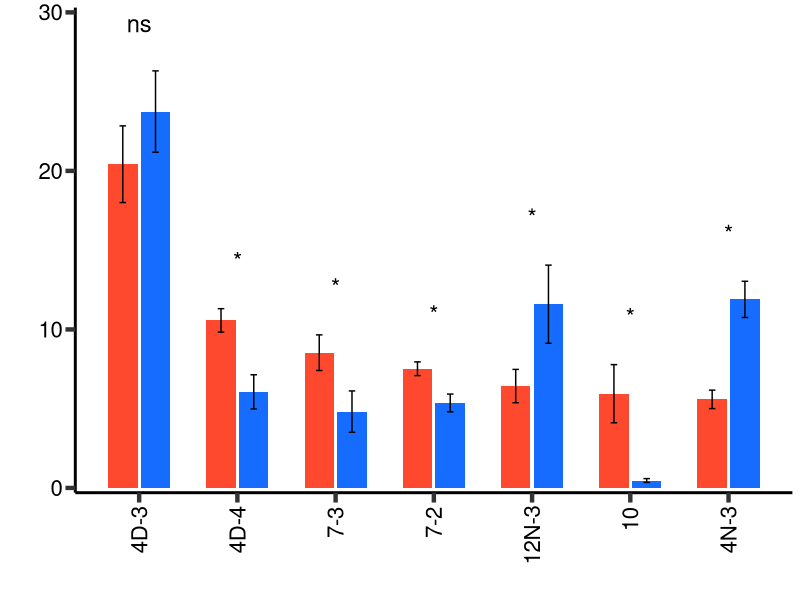

Write R code to recreate this figure. (Note: this script raises an error after producing the figure.)
#!/usr/bin/env Rscript
##############################################################################
##                           SetUP                                          ##
##############################################################################
#Title: IL2-IL15 Treg dependent: V segments
#Description: 
#Installing and loading required packages
if(!require(stringr))
{install.packages("stringr")
}
library(stringr)
if(!require(ggplot2))
{install.packages("ggplot2")
}
library(ggplot2)
if(!require(matrixStats))
{install.packages("matrixStats")
}
library(matrixStats)
#################################
setwd(dirname(rstudioapi::getActiveDocumentContext()$path))
#READ file:
IL2_dependent <- read.table("IL2_dependent.txt", sep ="\t", header = TRUE, comment="", quote="")
IL15_dependent <- read.table("IL15_dependent.txt", sep ="\t", header = TRUE, comment="", quote="")
IL2_independent <- read.table("IL2_independent.txt", sep ="\t", header = TRUE, comment="", quote="")
IL15_independent <- read.table("IL15_independent.txt", sep ="\t", header = TRUE, comment="", quote="")
V_segments <- read.csv(file = "VAsegments.txt", sep = "\t")

###############################################################################
##                          Process Data                                     ##
###############################################################################
###### TRAV present in all samples

#Sums WT
sum_counts_WT <- matrix(data=NA, ncol=2, nrow = 4)
sum_counts_WT[,1] <- c("WT1", "WT2", "WT3", "WT4")
j=1
for (i in 5:8) {
sum_counts_WT[j,2] <- c(sum(IL2_dependent[,i])+sum(IL2_independent[,i]))
j=j+1
}
colnames(sum_counts_WT) <- c("replicate", "counts")
sum_counts_WT <- as.data.frame(sum_counts_WT)
sum_counts_WT[,1] <- as.character(sum_counts_WT[,1])
sum_counts_WT[,2] <- as.numeric(as.character(sum_counts_WT[,2]))
###############
#     IL2     #
###############
#IL2 dep
condition= IL2_dependent
tmp <- condition
tmp_1 <- as.data.frame(tmp[,c(2,5)])
tmp_1 <- aggregate(WT_1 ~ v, data=tmp_1, sum)
tmp_1[,2] <- (tmp_1[,2]/sum(tmp_1[,2]))*100
tmp_2 <- as.data.frame(tmp[,c(2,6)])
tmp_2 <- aggregate(WT_2 ~ v, data=tmp_2, sum)
tmp_2[,2] <- (tmp_2[,2]/sum(tmp_2[,2]))*100
tmp_3 <- as.data.frame(tmp[,c(2,7)])
tmp_3 <- aggregate(WT_4 ~ v, data=tmp_3, sum)
tmp_3[,2] <- (tmp_3[,2]/sum(tmp_3[,2]))*100
tmp_4 <- as.data.frame(tmp[,c(2,8)])
tmp_4 <- aggregate(WT_8 ~ v, data=tmp_4, sum)
tmp_4[,2] <- (tmp_4[,2]/sum(tmp_4[,2]))*100
Data_IL2_dependent <- cbind(tmp_1, tmp_2[,2], tmp_3[,2], tmp_4[,2])
colnames(Data_IL2_dependent) <- c("V","WT1", "WT2", "WT3", "WT4")

#IL2 indep
condition= IL2_independent
tmp <- condition
tmp_1 <- as.data.frame(tmp[,c(2,5)])
tmp_1 <- aggregate(WT_1 ~ v, data=tmp_1, sum)
tmp_1[,2] <- (tmp_1[,2]/sum(tmp_1[,2]))*100
tmp_2 <- as.data.frame(tmp[,c(2,6)])
tmp_2 <- aggregate(WT_2 ~ v, data=tmp_2, sum)
tmp_2[,2] <- (tmp_2[,2]/sum(tmp_2[,2]))*100
tmp_3 <- as.data.frame(tmp[,c(2,7)])
tmp_3 <- aggregate(WT_4 ~ v, data=tmp_3, sum)
tmp_3[,2] <- (tmp_3[,2]/sum(tmp_3[,2]))*100
tmp_4 <- as.data.frame(tmp[,c(2,8)])
tmp_4 <- aggregate(WT_8 ~ v, data=tmp_4, sum)
tmp_4[,2] <- (tmp_4[,2]/sum(tmp_4[,2]))*100
Data_IL2_independent <- cbind(tmp_1, tmp_2[,2], tmp_3[,2], tmp_4[,2])
colnames(Data_IL2_independent) <- c("V","WT1", "WT2", "WT3", "WT4")

###############
#     IL15     #
###############
#IL15 dep
condition= IL15_dependent
tmp <- condition
tmp_1 <- as.data.frame(tmp[,c(2,5)])
tmp_1 <- aggregate(WT_1 ~ v, data=tmp_1, sum)
tmp_1[,2] <- (tmp_1[,2]/sum(tmp_1[,2]))*100
tmp_2 <- as.data.frame(tmp[,c(2,6)])
tmp_2 <- aggregate(WT_2 ~ v, data=tmp_2, sum)
tmp_2[,2] <- (tmp_2[,2]/sum(tmp_2[,2]))*100
tmp_3 <- as.data.frame(tmp[,c(2,7)])
tmp_3 <- aggregate(WT_4 ~ v, data=tmp_3, sum)
tmp_3[,2] <- (tmp_3[,2]/sum(tmp_3[,2]))*100
tmp_4 <- as.data.frame(tmp[,c(2,8)])
tmp_4 <- aggregate(WT_8 ~ v, data=tmp_4, sum)
tmp_4[,2] <- (tmp_4[,2]/sum(tmp_4[,2]))*100
Data_IL15_dependent <- cbind(tmp_1, tmp_2[,2], tmp_3[,2], tmp_4[,2])
colnames(Data_IL15_dependent) <- c("V","WT1", "WT2", "WT3", "WT4")

#IL15 indep
condition= IL15_independent
tmp <- condition
tmp_1 <- as.data.frame(tmp[,c(2,5)])
tmp_1 <- aggregate(WT_1 ~ v, data=tmp_1, sum)
tmp_1[,2] <- (tmp_1[,2]/sum(tmp_1[,2]))*100
tmp_2 <- as.data.frame(tmp[,c(2,6)])
tmp_2 <- aggregate(WT_2 ~ v, data=tmp_2, sum)
tmp_2[,2] <- (tmp_2[,2]/sum(tmp_2[,2]))*100
tmp_3 <- as.data.frame(tmp[,c(2,7)])
tmp_3 <- aggregate(WT_4 ~ v, data=tmp_3, sum)
tmp_3[,2] <- (tmp_3[,2]/sum(tmp_3[,2]))*100
tmp_4 <- as.data.frame(tmp[,c(2,8)])
tmp_4 <- aggregate(WT_8 ~ v, data=tmp_4, sum)
tmp_4[,2] <- (tmp_4[,2]/sum(tmp_4[,2]))*100
Data_IL15_independent <- cbind(tmp_1, tmp_2[,2], tmp_3[,2], tmp_4[,2])
colnames(Data_IL15_independent) <- c("V","WT1", "WT2", "WT3", "WT4")

###############
# Mean and SD #
###############
Data_IL2_dependent$mean <- rowMeans(Data_IL2_dependent[,2:5])
Data_IL2_independent$mean <- rowMeans(Data_IL2_independent[,2:5])
Data_IL15_dependent$mean <- rowMeans(Data_IL15_dependent[,2:5])
Data_IL15_independent$mean <- rowMeans(Data_IL15_independent[,2:5])
#
Data_IL2_dependent$SD <- rowSds(as.matrix(Data_IL2_dependent[,2:5]))
Data_IL2_independent$SD <- rowSds(as.matrix(Data_IL2_independent[,2:5]))
Data_IL15_dependent$SD <- rowSds(as.matrix(Data_IL15_dependent[,2:5]))
Data_IL15_independent$SD <- rowSds(as.matrix(Data_IL15_independent[,2:5]))




################################
# Complete the tables and order#
################################
#######
# IL2 #
#######
tmp_1 <- setdiff(Data_IL2_dependent[,1], Data_IL2_independent[,1]) 
tmp_2 <- matrix(data = 0, ncol = ncol(Data_IL2_dependent) , nrow= length(tmp_1))
tmp_2[,1] <- tmp_1
colnames(tmp_2) <- colnames(Data_IL2_dependent)
Data_IL2_independent <- rbind(Data_IL2_independent, tmp_2)
Data_IL2_independent[,1] <- as.character(Data_IL2_independent[,1])
Data_IL2_independent <- Data_IL2_independent[order(Data_IL2_independent[,1]), ]
#
tmp_1 <- setdiff(Data_IL2_independent[,1], Data_IL2_dependent[,1]) 
tmp_2 <- matrix(data = 0, ncol = ncol(Data_IL2_independent) , nrow= length(tmp_1))
tmp_2[,1] <- tmp_1
colnames(tmp_2) <- colnames(Data_IL2_independent)
Data_IL2_dependent <- rbind(Data_IL2_dependent, tmp_2)
Data_IL2_dependent[,1] <- as.character(Data_IL2_dependent[,1])
Data_IL2_dependent <- Data_IL2_dependent[order(Data_IL2_dependent[,1]), ]
for(i in 2:7){Data_IL2_dependent[,i] <- as.numeric(Data_IL2_dependent[,i])}
for(i in 2:7){Data_IL2_independent[,i] <- as.numeric(Data_IL2_independent[,i])}
#Order by Independent
Data_IL2_independent <- Data_IL2_independent[order(Data_IL2_independent[,6], decreasing = TRUE ), ]
rownames(Data_IL2_dependent) <- NULL
rownames(Data_IL2_independent) <- NULL
index <- match(Data_IL2_independent[,1], Data_IL2_dependent[,1], nomatch = 0)
Data_IL2_dependent <- Data_IL2_dependent[index,]
rownames(Data_IL2_dependent) <- NULL



########
# IL15 #
########
tmp_1 <- setdiff(Data_IL15_dependent[,1], Data_IL15_independent[,1]) 
tmp_2 <- matrix(data = 0, ncol = ncol(Data_IL15_dependent) , nrow= length(tmp_1))
tmp_2[,1] <- tmp_1
colnames(tmp_2) <- colnames(Data_IL15_dependent)
Data_IL15_independent <- rbind(Data_IL15_independent, tmp_2)
Data_IL15_independent[,1] <- as.character(Data_IL15_independent[,1])
Data_IL15_independent <- Data_IL15_independent[order(Data_IL15_independent[,1]), ]
#
tmp_1 <- setdiff(Data_IL15_independent[,1], Data_IL15_dependent[,1]) 
tmp_2 <- matrix(data = 0, ncol = ncol(Data_IL15_independent) , nrow= length(tmp_1))
tmp_2[,1] <- tmp_1
colnames(tmp_2) <- colnames(Data_IL15_independent)
Data_IL15_dependent <- rbind(Data_IL15_dependent, tmp_2)
Data_IL15_dependent[,1] <- as.character(Data_IL15_dependent[,1])
Data_IL15_dependent <- Data_IL15_dependent[order(Data_IL15_dependent[,1]), ]
for(i in 2:7){Data_IL15_dependent[,i] <- as.numeric(Data_IL15_dependent[,i])}
for(i in 2:7){Data_IL15_independent[,i] <- as.numeric(Data_IL15_independent[,i])}
#Order by Independent
Data_IL15_independent <- Data_IL15_independent[order(Data_IL15_independent[,6], decreasing = TRUE ), ]
rownames(Data_IL15_dependent) <- NULL
rownames(Data_IL15_independent) <- NULL
index <- match(Data_IL15_independent[,1], Data_IL15_dependent[,1], nomatch = 0)
Data_IL15_dependent <- Data_IL15_dependent[index,]
rownames(Data_IL15_dependent) <- NULL



########################################
# Transform data frame Graphics tables #
########################################

######
#IL2 #
######
#IL2_dependent
IL2_dependent_graphic <- matrix(data = NA, ncol = 6, nrow = nrow(Data_IL2_dependent))
colnames(IL2_dependent_graphic) <- c("x_values", "mean", "SD", "V_segment", "condition", "pValue")
IL2_dependent_graphic[,2] <- c(Data_IL2_dependent[,6])
IL2_dependent_graphic[,3] <- Data_IL2_dependent[,7]
IL2_dependent_graphic[,4] <- Data_IL2_dependent[,1]
IL2_dependent_graphic[,5] <- rep("IL-2 Dependent",nrow(Data_IL2_dependent))
#Add X
IL2_dependent_graphic[,1] <- seq(from=1, to=nrow(Data_IL2_dependent)*3, by=3)
#pValues
for (i in 1:nrow(Data_IL2_dependent)) {
  if (as.numeric(Data_IL2_dependent[i,6]) > as.numeric(Data_IL2_independent[i,6]))
  {pValue <- wilcox.test(as.numeric(Data_IL2_dependent[i,2:5]),as.numeric(Data_IL2_independent[i,2:5]),  alternative = "g", paired = FALSE)
  }else {pValue <- wilcox.test(as.numeric(Data_IL2_dependent[i,2:5]),as.numeric(Data_IL2_independent[i,2:5]),  alternative = "l", paired = FALSE)}
  IL2_dependent_graphic[i,6] <- round(pValue$p.value, digits = 4)}

#IL2_independent
IL2_independent_graphic <- matrix(data = NA, ncol = 6, nrow = nrow(Data_IL2_independent))
colnames(IL2_independent_graphic) <- c("x_values", "mean", "SD", "V_segment", "condition", "pValue")
IL2_independent_graphic[,2] <- c(Data_IL2_independent[,6])
IL2_independent_graphic[,3] <- Data_IL2_independent[,7]
IL2_independent_graphic[,4] <- Data_IL2_independent[,1]
IL2_independent_graphic[,5] <- rep("IL-2 Independent",nrow(Data_IL2_independent))
#Add X
IL2_independent_graphic[,1] <- seq(from=2, to=nrow(Data_IL2_independent)*3, by=3)
# Together
IL2_graphic <- as.data.frame(rbind(IL2_independent_graphic, IL2_dependent_graphic))
for(i in c(1:3,6)){IL2_graphic[,i] <- as.numeric(as.character(IL2_graphic[,i]))}
for(i in c(4,5)){IL2_graphic[,i] <- as.character(IL2_graphic[,i])}


######
#IL15 #
######
#IL15_dependent
IL15_dependent_graphic <- matrix(data = NA, ncol = 6, nrow = nrow(Data_IL15_dependent))
colnames(IL15_dependent_graphic) <- c("x_values", "mean", "SD", "V_segment", "condition", "pValue")
IL15_dependent_graphic[,2] <- c(Data_IL15_dependent[,6])
IL15_dependent_graphic[,3] <- Data_IL15_dependent[,7]
IL15_dependent_graphic[,4] <- Data_IL15_dependent[,1]
IL15_dependent_graphic[,5] <- rep("IL-15 Dependent",nrow(Data_IL15_dependent))
#Add X
IL15_dependent_graphic[,1] <- seq(from=1, to=nrow(Data_IL15_dependent)*3, by=3)
#pValues
for (i in 1:nrow(Data_IL15_dependent)) {
  if (as.numeric(Data_IL15_dependent[i,6]) > as.numeric(Data_IL15_independent[i,6]))
  {pValue <- wilcox.test(as.numeric(Data_IL15_dependent[i,2:5]),as.numeric(Data_IL15_independent[i,2:5]),  alternative = "g", paired = FALSE)
  }else {pValue <- wilcox.test(as.numeric(Data_IL15_dependent[i,2:5]),as.numeric(Data_IL15_independent[i,2:5]),  alternative = "l", paired = FALSE)}
  IL15_dependent_graphic[i,6] <- round(pValue$p.value, digits = 4)}

#IL15_independent
IL15_independent_graphic <- matrix(data = NA, ncol = 6, nrow = nrow(Data_IL15_independent))
colnames(IL15_independent_graphic) <- c("x_values", "mean", "SD", "V_segment", "condition", "pValue")
IL15_independent_graphic[,2] <- c(Data_IL15_independent[,6])
IL15_independent_graphic[,3] <- Data_IL15_independent[,7]
IL15_independent_graphic[,4] <- Data_IL15_independent[,1]
IL15_independent_graphic[,5] <- rep("IL-15 Independent",nrow(Data_IL15_independent))
#Add X
IL15_independent_graphic[,1] <- seq(from=2, to=nrow(Data_IL15_independent)*3, by=3)
# Together
IL15_graphic <- as.data.frame(rbind(IL15_independent_graphic, IL15_dependent_graphic))
for(i in c(1:3,6)){IL15_graphic[,i] <- as.numeric(as.character(IL15_graphic[,i]))}
for(i in c(4,5)){IL15_graphic[,i] <- as.character(IL15_graphic[,i])}

###############################################################################
##                          Select specific TRAVs                            ##
###############################################################################

###########
#   IL2   #
###########
index_1 <- which(IL2_graphic[,2]>=5) 
tmp_trav <- IL2_graphic[index_1,]
tmp_trav <- unique(tmp_trav[,4])
tmp <- matrix(data = NA, ncol = ncol(IL2_graphic), nrow = 0)
colnames(tmp) <- colnames(IL2_graphic)
for (i in 1:length(tmp_trav)) {
  tmp <- rbind(tmp, IL2_graphic[which(IL2_graphic[,4] == tmp_trav[i]), ])}
IL2_graphic_selected <- tmp
rownames(IL2_graphic_selected) <- NULL
tmp <- c(seq(from=1, to=nrow(IL2_graphic_selected )*1.5, by=3), seq(from=2, to=nrow(IL2_graphic_selected )*1.5, by=3))
IL2_graphic_selected[,1] <- sort(tmp)

###########
#   IL15   #
###########
index_1 <- which(IL15_graphic[,2]>=5) 
tmp_trav <- IL15_graphic[index_1,]
tmp_trav <- unique(tmp_trav[,4])
tmp <- matrix(data = NA, ncol = ncol(IL15_graphic), nrow = 0)
colnames(tmp) <- colnames(IL15_graphic)
for (i in 1:length(tmp_trav)) {
  tmp <- rbind(tmp, IL15_graphic[which(IL15_graphic[,4] == tmp_trav[i]), ])}
IL15_graphic_selected <- tmp
rownames(IL15_graphic_selected) <- NULL
tmp <- c(seq(from=1, to=nrow(IL15_graphic_selected )*1.5, by=3), seq(from=2, to=nrow(IL15_graphic_selected )*1.5, by=3))
IL15_graphic_selected[,1] <- sort(tmp)

##############################
##           Stars          ##
##############################
# *P < 0.05, **P < 0.01, ***P < 0.001, ****P < 0.0001 
stars_signif_IL2 <- matrix(data = NA, ncol = 5, nrow = (nrow(IL2_graphic_selected)/2))
colnames(stars_signif_IL2) <- c("x_pos", "y_pos", "pValue", "stars", "y_segment")
stars_signif_IL2[,1] <- IL2_graphic_selected[seq(from=1, to=nrow(IL2_graphic_selected), by=2 ) ,1]+0.5
tmp <- as.data.frame(cbind( IL2_graphic_selected[,2], IL2_graphic_selected[,3]))
tmp$sum <- rowSums(tmp)
tmp <- cbind(tmp[seq(from=1, to=nrow(IL2_graphic_selected), by=2 ),3],tmp[seq(from=2, to=nrow(IL2_graphic_selected), by=2 ),3])
for (i in 1:nrow(tmp)) {stars_signif_IL2[i,2] <- max(tmp[i,1],tmp[i,2])}
tmp <- stars_signif_IL2[,2]
stars_signif_IL2[,2] <- tmp+(round(max(tmp) /10,0)) 
stars_signif_IL2[,5] <- tmp+(round(max(tmp) /15,0)) 
stars_signif_IL2[,3] <- IL2_graphic_selected[seq(from=2, to=nrow(IL2_graphic_selected)+1, by=2 ),6]     #1:(nrow(IL2_graphic_selected)/2)

if (length (stars_signif_IL2[which(stars_signif_IL2[,3] > 0.05),]) == 5){
  tmp_ns <- as.data.frame(t(stars_signif_IL2[which(stars_signif_IL2[,3] > 0.05),]))
  tmp_ns[1:nrow(tmp_ns),4] <- "ns"}
if (length (stars_signif_IL2[which(stars_signif_IL2[,3] > 0.05),]) > 5){
  tmp_ns <- as.data.frame((stars_signif_IL2[which(stars_signif_IL2[,3] > 0.05),]))
  tmp_ns[1:nrow(tmp_ns),4] <- "ns"}
stars_signif_IL2 <- stars_signif_IL2[which(stars_signif_IL2[,3] <= 0.05),]
rownames(stars_signif_IL2) <- NULL
stars_signif_IL2[which(stars_signif_IL2[,3] >= 0.01),4] <- "*"
stars_signif_IL2[which(stars_signif_IL2[,3] <= 0.01 &  stars_signif_IL2[,3] >= 0.001), 4] <- "**"
stars_signif_IL2[which(stars_signif_IL2[,3] <= 0.001 &  stars_signif_IL2[,3] >= 0.0001), 4] <- "***"
#stars_signif_IL2[ which(stars_signif_IL2[,3] <= 0.0001), 4] <- "****"
if(exists("tmp_ns")) {stars_signif_IL2 <- rbind(stars_signif_IL2, tmp_ns)
for (i in c(1:3,5)) {stars_signif_IL2[,i] <- as.numeric(stars_signif_IL2[,i])}
stars_signif_IL2 <- stars_signif_IL2[order(stars_signif_IL2[,1]),]}
rm(tmp_ns)



# *P < 0.05, **P < 0.01, ***P < 0.001, ****P < 0.0001 
stars_signif_IL15 <- matrix(data = NA, ncol = 5, nrow = (nrow(IL15_graphic_selected)/2))
colnames(stars_signif_IL15) <- c("x_pos", "y_pos", "pValue", "stars", "y_segment")
stars_signif_IL15[,1] <- IL15_graphic_selected[seq(from=1, to=nrow(IL15_graphic_selected), by=2 ) ,1]+0.5
tmp <- as.data.frame(cbind( IL15_graphic_selected[,2], IL15_graphic_selected[,3]))
tmp$sum <- rowSums(tmp)
tmp <- cbind(tmp[seq(from=1, to=nrow(IL15_graphic_selected), by=2 ),3],tmp[seq(from=2, to=nrow(IL15_graphic_selected), by=2 ),3])
for (i in 1:nrow(tmp)) {stars_signif_IL15[i,2] <- max(tmp[i,1],tmp[i,2])}
tmp <- stars_signif_IL15[,2]
stars_signif_IL15[,2] <- tmp+(round(max(tmp) /10,0)) 
stars_signif_IL15[,5] <- tmp+(round(max(tmp) /15,0)) 
stars_signif_IL15[,3] <- IL15_graphic_selected[seq(from=2, to=nrow(IL15_graphic_selected)+1, by=2 ),6]     #1:(nrow(IL15_graphic_selected)/2)
if (length (stars_signif_IL15[which(stars_signif_IL15[,3] > 0.05),]) == 5){
  tmp_ns <- as.data.frame(t(stars_signif_IL15[which(stars_signif_IL15[,3] > 0.05),]))
  tmp_ns[1:nrow(tmp_ns),4] <- "ns"}
if (length (stars_signif_IL15[which(stars_signif_IL15[,3] > 0.05),]) > 5){
  tmp_ns <- as.data.frame((stars_signif_IL15[which(stars_signif_IL15[,3] > 0.05),]))
  tmp_ns[1:nrow(tmp_ns),4] <- "ns"}
stars_signif_IL15 <- stars_signif_IL15[which(stars_signif_IL15[,3] <= 0.05),]
rownames(stars_signif_IL15) <- NULL
stars_signif_IL15[which(stars_signif_IL15[,3] >= 0.01),4] <- "*"
stars_signif_IL15[which(stars_signif_IL15[,3] <= 0.01 &  stars_signif_IL15[,3] >= 0.001), 4] <- "**"
stars_signif_IL15[which(stars_signif_IL15[,3] <= 0.001 &  stars_signif_IL15[,3] >= 0.0001), 4] <- "***"
#stars_signif_IL15[ which(stars_signif_IL15[,3] <= 0.0001), 4] <- "****"
if(exists("tmp_ns")) {stars_signif_IL15 <- rbind(stars_signif_IL15, tmp_ns)
for (i in c(1:3,5)) {stars_signif_IL15[,i] <- as.numeric(stars_signif_IL15[,i])}
stars_signif_IL15 <- stars_signif_IL15[order(stars_signif_IL15[,1]),]}



###################
# Eliminate "TRAV"#
###################
IL2_graphic_selected[,4] <- gsub("TRAV", "", IL2_graphic_selected[,4])
IL15_graphic_selected[,4] <- gsub("TRAV", "", IL15_graphic_selected[,4])

#####################################################################################
#                               Graphics                                            #
#####################################################################################

size_chr=16
custom_theme <- function () { theme(legend.text=element_text(size=size_chr), plot.title= element_text(size=size_chr, hjust = 0.5), 
                                    axis.text.x = element_text(size=size_chr, colour = "black",angle = 90, hjust=0.95,vjust=0.5), axis.text.y = element_text(size=size_chr, colour = "black"), 
                                    axis.title.x= element_text(size=size_chr+2, hjust = 0.5) , axis.title.y= element_text(size=size_chr+4),
                                    panel.grid.major = element_blank(), panel.grid.minor = element_blank(),
                                    panel.background = element_blank(), axis.ticks.length=unit(.25, "cm"), axis.ticks = element_line(size = 1.5),
                                    legend.position = "none", axis.line = element_line(size = 1, colour = "black"))}  



ggplot(IL2_graphic_selected, aes(x = x_values, y = mean, fill=condition))+ 
  geom_bar(stat="identity")+
  xlab("") +
  ylab("") +
  scale_y_continuous(expand = c(0, 0.3)) +
  custom_theme()+
  guides(fill = guide_legend(reverse = TRUE))+
  expand_limits(y=c(0, 30))+ 
  scale_fill_manual(values=c("#156cff", "#ff492e"))+
  scale_x_continuous(expand = c(0, 1), breaks=seq(from=1.5, to=IL2_graphic_selected[(nrow(IL2_graphic_selected)),1], by=3), labels = unique(IL2_graphic_selected[,4]))+
  geom_errorbar(aes(ymin=mean-SD, ymax=mean+SD), width=.2,position=position_dodge(.9),color="black")+
  annotate("text", x=as.numeric(stars_signif_IL2[,1]), y=as.numeric(stars_signif_IL2[,2]), label=stars_signif_IL2[,4], color="black", size=6)+
  ggsave("Vseg_IL2_dep_indep.pdf", width=10, height=10, units = "cm")
  

ggplot(IL15_graphic_selected, aes(x = x_values, y = mean, fill=condition))+ 
  geom_bar(stat="identity")+
  xlab("") +
  ylab("") +
  scale_y_continuous(expand = c(0, 0.3)) +
  custom_theme()+
  guides(fill = guide_legend(reverse = TRUE))+
  expand_limits(y=c(0, 30))+ 
  scale_fill_manual(values=c("#156cff", "#ff492e"))+
  scale_x_continuous(expand = c(0, 1), breaks=seq(from=1.5, to=IL15_graphic_selected[(nrow(IL15_graphic_selected)),1], by=3), labels = unique(IL15_graphic_selected[,4]))+
  geom_errorbar(aes(ymin=mean-SD, ymax=mean+SD), width=.2,position=position_dodge(.9),color="black")+
  annotate("text", x=as.numeric(stars_signif_IL15[,1]), y=as.numeric(stars_signif_IL15[,2]), label=stars_signif_IL15[,4], color="black", size=6)+
  ggsave("Vseg_IL15_dep_indep.pdf", width=10, height=10, units = "cm")
